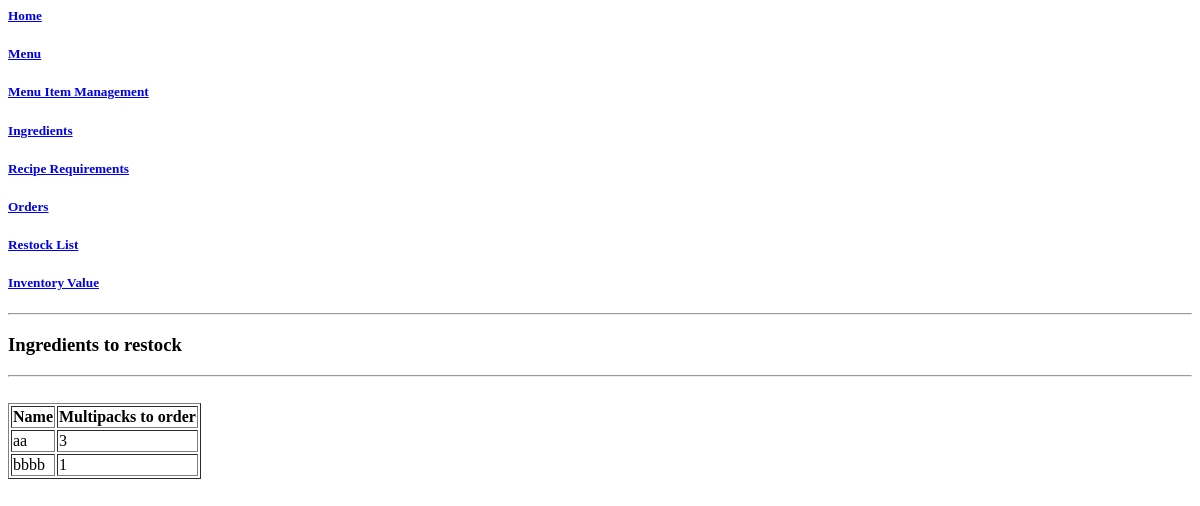
/restock_list, run on an earlier commit of the app's database.
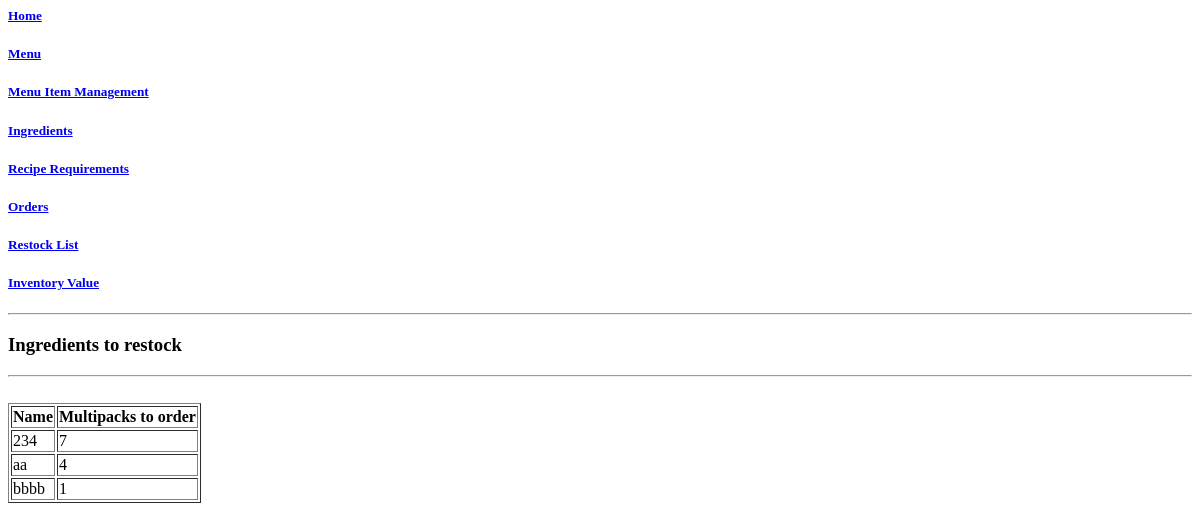
And on a later commit of the database.
### crispy_crab/models.py (models this page shows, shortened)
class Ingredients(models.Model):
    PIECE = "PC"
    GRAM = "GR"
    MILLILITRE = "ML"
    INGREDIENT_UNIT_CHOICES = [
        (PIECE, "pcs."),
        (GRAM, "gr."),
        (MILLILITRE, "ml")
    ]
    ing_name = models.CharField(max_length=25, unique=True)
    ing_quantity = models.IntegerField(default=0)
    multi_pack_quantity = models.IntegerField(default=1)
    unit = models.CharField(max_length=2, choices=INGREDIENT_UNIT_CHOICES, default=PIECE)
    multi_pack_price = models.DecimalField(max_digits=8, decimal_places=2)
    minimal_quantity = models.IntegerField(default=0)
    class Meta:
        ordering = ['ing_name']
    def ordering_qty(self):
        shortage = self.minimal_quantity - self.ing_quantity
        multipacks = ceil(shortage / self.multi_pack_quantity)
        x = int(multipacks)
        return x

### crispy_crab/views.py (the view)
# urls.py: path('restock_list', views.RestockList.as_view(), name='restocklist'),
class RestockList(TemplateView):
    template_name = "crispy_crab/restock_list.html"
    def get_context_data(self, **kwargs):
        context = super().get_context_data(**kwargs)
        context["ingredients"] = [ingredient for ingredient in Ingredients.objects.all() if ingredient.ordering_qty() > 0]
        return context

### crispy_crab/templates/crispy_crab/restock_list.html
{% extends "crispy_crab/base.html" %}
{% block content %}
<hr>
<h3>Ingredients to restock</h3>
<hr>
<br>
<table border = 1 id="ingredients">
  <tr>
    <th>Name</th>
    <th>Multipacks to order</th>
  </tr>
{% for ingredient in ingredients %}
<tr>
  <td>{{ ingredient.ing_name }} </td>
  <td>{{ ingredient.ordering_qty }} </td>
</tr>
{% endfor %}
</table>
{% endblock %}

What changed in the data, as far as the page shows it:
added Ingredients: ing_name "234", ordering_qty "7"
changed Ingredients "aa": ordering_qty "3" → "4"
